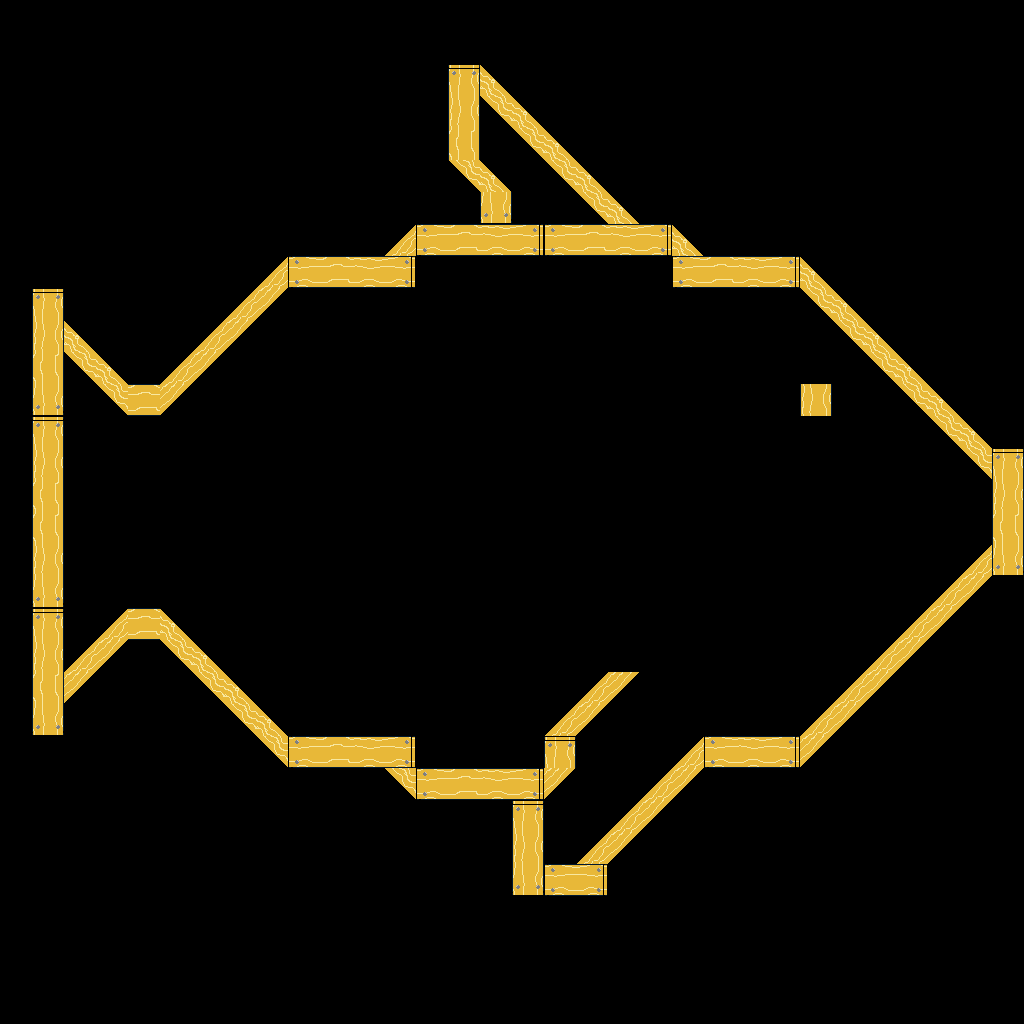

Rendered tile map (Tiled .tmx) drawn with the repository's tilesets; below, a short description and the map source with its tile grids summarised:
An orthogonal 32x32 tile map with 32x32 px tiles, 2 tile layers (background, foreground), 2 tilesets and 34 objects (28x spikes, 4x fan, spawn, exit).

<map version="1.0" orientation="orthogonal" renderorder="right-down" width="32" height="32" tilewidth="32" tileheight="32" nextobjectid="36">
 <tileset firstgid="1" name="basic-tiles" tilewidth="32" tileheight="32" tilecount="256" columns="16">
  <image source="../maps/basic-tiles.png" width="512" height="512" />
 </tileset>
 <tileset firstgid="257" name="objects" tilewidth="64" tileheight="64" tilecount="4" columns="0">
  <tile id="1">
   <image width="32" height="64" source="../maps/fan_0.png" />
  </tile>
  <tile id="3">
   <image width="32" height="32" source="../maps/exit.png" />
  </tile>
  <tile id="4">
   <image width="32" height="32" source="../maps/spawn.png" />
  </tile>
  <tile id="5">
   <image width="64" height="7" source="../maps/door.png" />
  </tile>
 </tileset>
 <layer name="background" width="32" height="32">
  <data>[1024 cells, 0 non-empty, 0 distinct tile ids]</data>
 </layer>
 <layer name="foreground" width="32" height="32">
  <data>[1024 cells, 132 non-empty, 12 distinct tile ids]</data>
 </layer>
 <objectgroup name="objects">
  <object id="1" type="fan" gid="2147483906" x="672" y="576" width="32" height="64" />
  <object id="2" type="fan" gid="2147483906" x="672" y="512" width="32" height="64" />
  <object id="3" type="fan" gid="2147483906" x="704" y="480" width="32" height="64" />
  <object id="4" type="fan" gid="2147483906" x="704" y="608" width="32" height="64" />
  <object id="5" type="spikes" gid="18" x="800" y="384" width="32" height="32" />
  <object id="6" type="spikes" gid="18" x="512" y="768" width="32" height="32" />
  <object id="7" type="spikes" gid="18" x="416" y="768" width="32" height="32" />
  <object id="8" type="spikes" gid="18" x="448" y="768" width="32" height="32" />
  <object id="9" type="spikes" gid="18" x="480" y="768" width="32" height="32" />
  <object id="10" type="spikes" gid="18" x="288" y="736" width="32" height="32" />
  <object id="11" type="spikes" gid="18" x="352" y="736" width="32" height="32" />
  <object id="12" type="spikes" gid="18" x="320" y="736" width="32" height="32" />
  <object id="13" type="spikes" gid="18" x="384" y="736" width="32" height="32" />
  <object id="14" type="spikes" gid="18" x="128" y="608" width="32" height="32" />
  <object id="15" type="spikes" gid="19" x="128" y="448" width="32" height="32" />
  <object id="16" type="spikes" gid="21" x="64" y="448" width="32" height="32" />
  <object id="17" type="spikes" gid="21" x="64" y="416" width="32" height="32" />
  <object id="18" type="spikes" gid="21" x="64" y="512" width="32" height="32" />
  <object id="19" type="spikes" gid="21" x="64" y="480" width="32" height="32" />
  <object id="20" type="spikes" gid="21" x="64" y="640" width="32" height="32" />
  <object id="21" type="spikes" gid="21" x="64" y="608" width="32" height="32" />
  <object id="22" type="spikes" gid="21" x="64" y="576" width="32" height="32" />
  <object id="23" type="spikes" gid="21" x="64" y="544" width="32" height="32" />
  <object id="24" type="spawn" gid="261" x="928" y="544" width="32" height="32" />
  <object id="25" type="spikes" gid="21" x="704" y="512" width="32" height="32" />
  <object id="26" type="spikes" gid="21" x="704" y="544" width="32" height="32" />
  <object id="27" type="spikes" gid="21" x="736" y="576" width="32" height="32" />
  <object id="28" type="spikes" gid="21" x="736" y="608" width="32" height="32" />
  <object id="29" type="spikes" gid="21" x="736" y="448" width="32" height="32" />
  <object id="30" type="spikes" gid="21" x="736" y="480" width="32" height="32" />
  <object id="32" type="spikes" gid="21" x="544" y="832" width="32" height="32" />
  <object id="33" type="spikes" gid="21" x="544" y="864" width="32" height="32" />
  <object id="34" type="spikes" gid="21" x="576" y="768" width="32" height="32" />
  <object id="35" type="exit" gid="260" x="224" y="608" width="32" height="32" />
 </objectgroup>
</map>
